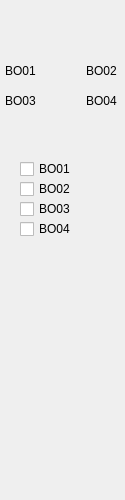
<?xml version="1.0" encoding="UTF-8"?>
<ui version="4.0">
 <class>Form</class>
 <widget class="QWidget" name="Form">
  <property name="geometry">
   <rect>
    <x>0</x>
    <y>0</y>
    <width>125</width>
    <height>500</height>
   </rect>
  </property>
  <property name="windowTitle">
   <string>Form</string>
  </property>
  <widget class="caInclude" name="cainclude">
   <property name="geometry">
    <rect>
     <x>0</x>
     <y>0</y>
     <width>125</width>
     <height>500</height>
    </rect>
   </property>
   <property name="macro">
    <string>IOC=$(IOC),MasterID=$(MasterID),SlaveID=$(SlaveID)</string>
   </property>
   <property name="filename" stdset="0">
    <string notr="true">ecmcE_slave_frame.ui</string>
   </property>
  </widget>
  <widget class="caLed" name="caled_3">
   <property name="geometry">
    <rect>
     <x>40</x>
     <y>60</y>
     <width>22</width>
     <height>22</height>
    </rect>
   </property>
   <property name="rectangular">
    <bool>true</bool>
   </property>
   <property name="gradientEnabled">
    <bool>false</bool>
   </property>
   <property name="channel" stdset="0">
    <string notr="true">$(IOC):m$(MasterID)s$(SlaveID)-BO01-RB</string>
   </property>
   <property name="colorMode">
    <enum>caLed::Static</enum>
   </property>
   <property name="falseColor">
    <color>
     <red>136</red>
     <green>138</green>
     <blue>133</blue>
    </color>
   </property>
   <property name="trueColor">
    <color>
     <red>0</red>
     <green>85</green>
     <blue>0</blue>
    </color>
   </property>
  </widget>
  <widget class="caLabel" name="calabel_3">
   <property name="geometry">
    <rect>
     <x>5</x>
     <y>60</y>
     <width>32</width>
     <height>22</height>
    </rect>
   </property>
   <property name="text">
    <string>BO01</string>
   </property>
  </widget>
  <widget class="caLabel" name="calabel_4">
   <property name="geometry">
    <rect>
     <x>86</x>
     <y>60</y>
     <width>32</width>
     <height>22</height>
    </rect>
   </property>
   <property name="text">
    <string>BO02</string>
   </property>
   <property name="alignment">
    <set>Qt::AlignLeading|Qt::AlignLeft|Qt::AlignVCenter</set>
   </property>
  </widget>
  <widget class="caLed" name="caled_4">
   <property name="geometry">
    <rect>
     <x>63</x>
     <y>60</y>
     <width>22</width>
     <height>22</height>
    </rect>
   </property>
   <property name="rectangular">
    <bool>true</bool>
   </property>
   <property name="gradientEnabled">
    <bool>false</bool>
   </property>
   <property name="channel" stdset="0">
    <string notr="true">$(IOC):m$(MasterID)s$(SlaveID)-BO02-RB</string>
   </property>
   <property name="colorMode">
    <enum>caLed::Static</enum>
   </property>
   <property name="falseColor">
    <color>
     <red>136</red>
     <green>138</green>
     <blue>133</blue>
    </color>
   </property>
   <property name="trueColor">
    <color>
     <red>0</red>
     <green>85</green>
     <blue>0</blue>
    </color>
   </property>
  </widget>
  <widget class="caLed" name="caled_5">
   <property name="geometry">
    <rect>
     <x>63</x>
     <y>90</y>
     <width>22</width>
     <height>22</height>
    </rect>
   </property>
   <property name="rectangular">
    <bool>true</bool>
   </property>
   <property name="gradientEnabled">
    <bool>false</bool>
   </property>
   <property name="channel" stdset="0">
    <string notr="true">$(IOC):m$(MasterID)s$(SlaveID)-BO04-RB</string>
   </property>
   <property name="colorMode">
    <enum>caLed::Static</enum>
   </property>
   <property name="falseColor">
    <color>
     <red>136</red>
     <green>138</green>
     <blue>133</blue>
    </color>
   </property>
   <property name="trueColor">
    <color>
     <red>0</red>
     <green>85</green>
     <blue>0</blue>
    </color>
   </property>
  </widget>
  <widget class="caLabel" name="calabel_5">
   <property name="geometry">
    <rect>
     <x>5</x>
     <y>90</y>
     <width>32</width>
     <height>22</height>
    </rect>
   </property>
   <property name="text">
    <string>BO03</string>
   </property>
  </widget>
  <widget class="caLed" name="caled_6">
   <property name="geometry">
    <rect>
     <x>40</x>
     <y>90</y>
     <width>22</width>
     <height>22</height>
    </rect>
   </property>
   <property name="rectangular">
    <bool>true</bool>
   </property>
   <property name="gradientEnabled">
    <bool>false</bool>
   </property>
   <property name="channel" stdset="0">
    <string notr="true">$(IOC):m$(MasterID)s$(SlaveID)-BO03-RB</string>
   </property>
   <property name="colorMode">
    <enum>caLed::Static</enum>
   </property>
   <property name="falseColor">
    <color>
     <red>136</red>
     <green>138</green>
     <blue>133</blue>
    </color>
   </property>
   <property name="trueColor">
    <color>
     <red>0</red>
     <green>85</green>
     <blue>0</blue>
    </color>
   </property>
  </widget>
  <widget class="caLabel" name="calabel_6">
   <property name="geometry">
    <rect>
     <x>86</x>
     <y>90</y>
     <width>32</width>
     <height>22</height>
    </rect>
   </property>
   <property name="text">
    <string>BO04</string>
   </property>
   <property name="alignment">
    <set>Qt::AlignLeading|Qt::AlignLeft|Qt::AlignVCenter</set>
   </property>
  </widget>
  <widget class="caToggleButton" name="catogglebutton">
   <property name="geometry">
    <rect>
     <x>20</x>
     <y>160</y>
     <width>90</width>
     <height>18</height>
    </rect>
   </property>
   <property name="text">
    <string>BO01</string>
   </property>
   <property name="channel" stdset="0">
    <string notr="true">$(IOC):m$(MasterID)s$(SlaveID)-BO01</string>
   </property>
  </widget>
  <widget class="caToggleButton" name="catogglebutton_2">
   <property name="geometry">
    <rect>
     <x>20</x>
     <y>180</y>
     <width>90</width>
     <height>18</height>
    </rect>
   </property>
   <property name="text">
    <string>BO02</string>
   </property>
   <property name="channel" stdset="0">
    <string notr="true">$(IOC):m$(MasterID)s$(SlaveID)-BO02</string>
   </property>
  </widget>
  <widget class="caToggleButton" name="catogglebutton_3">
   <property name="geometry">
    <rect>
     <x>20</x>
     <y>200</y>
     <width>90</width>
     <height>18</height>
    </rect>
   </property>
   <property name="text">
    <string>BO03</string>
   </property>
   <property name="channel" stdset="0">
    <string notr="true">$(IOC):m$(MasterID)s$(SlaveID)-BO03</string>
   </property>
  </widget>
  <widget class="caToggleButton" name="catogglebutton_4">
   <property name="geometry">
    <rect>
     <x>20</x>
     <y>220</y>
     <width>90</width>
     <height>18</height>
    </rect>
   </property>
   <property name="text">
    <string>BO04</string>
   </property>
   <property name="channel" stdset="0">
    <string notr="true">$(IOC):m$(MasterID)s$(SlaveID)-BO04</string>
   </property>
  </widget>
 </widget>
 <customwidgets>
  <customwidget>
   <class>caToggleButton</class>
   <extends>QCheckBox</extends>
   <header>caToggleButton</header>
  </customwidget>
  <customwidget>
   <class>caLabel</class>
   <extends>QLabel</extends>
   <header>caLabel</header>
  </customwidget>
  <customwidget>
   <class>caInclude</class>
   <extends>QWidget</extends>
   <header>caInclude</header>
  </customwidget>
  <customwidget>
   <class>caLed</class>
   <extends>QWidget</extends>
   <header>caLed</header>
  </customwidget>
 </customwidgets>
 <resources/>
 <connections/>
</ui>
